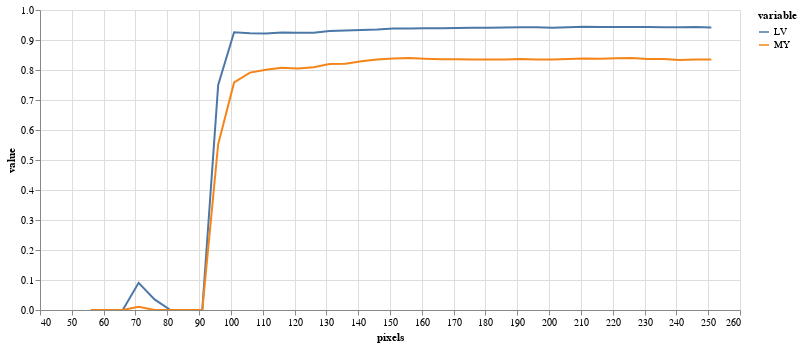

Write notebook code for a chart like this one.
### Code cell
results = eval_crop_series(img(), trueMask(), trainedModel, components=['bg','LV','MY'])
plot_eval_series(results)

### Figure 1 — Vega-Lite specification as saved in the notebook (floating-point values rounded to 4 significant figures)
{"config": {"view": {"continuousWidth": 400, "continuousHeight": 300}}, "data": {"name": "data-109c2d2f3667426a04332e34c36994d4"}, "mark": "line", "encoding": {"color": {"type": "nominal", "field": "variable"}, "tooltip": {"type": "quantitative", "field": "value"}, "x": {"type": "quantitative", "field": "pixels"}, "y": {"type": "quantitative", "field": "value"}}, "height": 300, "selection": {"selector002": {"type": "interval", "bind": "scales", "encodings": ["x", "y"]}}, "width": 700, "$schema": "https://vega.github.io/schema/vega-lite/v4.8.1.json", "datasets": {"data-109c2d2f3667426a04332e34c36994d4": [{"pixels": 56, "variable": "LV", "value": 0.0}, {"pixels": 61, "variable": "LV", "value": 0.0}, {"pixels": 66, "variable": "LV", "value": 0.0}, {"pixels": 71, "variable": "LV", "value": 0.09058}, {"pixels": 76, "variable": "LV", "value": 0.03544}, {"pixels": 81, "variable": "LV", "value": 0.0}, {"pixels": 86, "variable": "LV", "value": 0.0}, {"pixels": 91, "variable": "LV", "value": 0.0}, {"pixels": 96, "variable": "LV", "value": 0.7502}, {"pixels": 101, "variable": "LV", "value": 0.9256}, {"pixels": 106, "variable": "LV", "value": 0.9221}, {"pixels": 111, "variable": "LV", "value": 0.9213}, {"pixels": 116, "variable": "LV", "value": 0.9249}, {"pixels": 121, "variable": "LV", "value": 0.9244}, {"pixels": 126, "variable": "LV", "value": 0.9238}, {"pixels": 131, "variable": "LV", "value": 0.9301}, {"pixels": 136, "variable": "LV", "value": 0.9318}, {"pixels": 141, "variable": "LV", "value": 0.9336}, {"pixels": 146, "variable": "LV", "value": 0.9352}, {"pixels": 151, "variable": "LV", "value": 0.9386}, {"pixels": 156, "variable": "LV", "value": 0.9386}, {"pixels": 161, "variable": "LV", "value": 0.9395}, {"pixels": 166, "variable": "LV", "value": 0.9393}, {"pixels": 171, "variable": "LV", "value": 0.9399}, {"pixels": 176, "variable": "LV", "value": 0.9412}, {"pixels": 181, "variable": "LV", "value": 0.9411}, {"pixels": 186, "variable": "LV", "value": 0.9417}, {"pixels": 191, "variable": "LV", "value": 0.9429}, {"pixels": 196, "variable": "LV", "value": 0.9424}, {"pixels": 201, "variable": "LV", "value": 0.9412}, {"pixels": 206, "variable": "LV", "value": 0.9425}, {"pixels": 211, "variable": "LV", "value": 0.9439}, {"pixels": 216, "variable": "LV", "value": 0.9433}, {"pixels": 221, "variable": "LV", "value": 0.9435}, {"pixels": 226, "variable": "LV", "value": 0.9435}, {"pixels": 231, "variable": "LV", "value": 0.9435}, {"pixels": 236, "variable": "LV", "value": 0.9429}, {"pixels": 241, "variable": "LV", "value": 0.9424}, {"pixels": 246, "variable": "LV", "value": 0.943}, {"pixels": 251, "variable": "LV", "value": 0.9418}, {"pixels": 56, "variable": "MY", "value": 0.0}, {"pixels": 61, "variable": "MY", "value": 0.0}, {"pixels": 66, "variable": "MY", "value": 0.0}, {"pixels": 71, "variable": "MY", "value": 0.01068}, {"pixels": 76, "variable": "MY", "value": 0.0}, {"pixels": 81, "variable": "MY", "value": 0.0}, {"pixels": 86, "variable": "MY", "value": 0.0}, {"pixels": 91, "variable": "MY", "value": 0.0}, {"pixels": 96, "variable": "MY", "value": 0.5526}, {"pixels": 101, "variable": "MY", "value": 0.7587}, {"pixels": 106, "variable": "MY", "value": 0.7912}, {"pixels": 111, "variable": "MY", "value": 0.8008}, {"pixels": 116, "variable": "MY", "value": 0.8076}, {"pixels": 121, "variable": "MY", "value": 0.8049}, {"pixels": 126, "variable": "MY", "value": 0.8089}, {"pixels": 131, "variable": "MY", "value": 0.82}, {"pixels": 136, "variable": "MY", "value": 0.8207}, {"pixels": 141, "variable": "MY", "value": 0.8292}, {"pixels": 146, "variable": "MY", "value": 0.8347}, {"pixels": 151, "variable": "MY", "value": 0.8379}, {"pixels": 156, "variable": "MY", "value": 0.8399}, {"pixels": 161, "variable": "MY", "value": 0.8377}, {"pixels": 166, "variable": "MY", "value": 0.8357}, {"pixels": 171, "variable": "MY", "value": 0.8359}, {"pixels": 176, "variable": "MY", "value": 0.8347}, {"pixels": 181, "variable": "MY", "value": 0.8354}, {"pixels": 186, "variable": "MY", "value": 0.8349}, {"pixels": 191, "variable": "MY", "value": 0.8364}, {"pixels": 196, "variable": "MY", "value": 0.8346}, {"pixels": 201, "variable": "MY", "value": 0.8351}, {"pixels": 206, "variable": "MY", "value": 0.8364}, {"pixels": 211, "variable": "MY", "value": 0.8382}, {"pixels": 216, "variable": "MY", "value": 0.8377}, {"pixels": 221, "variable": "MY", "value": 0.8388}, {"pixels": 226, "variable": "MY", "value": 0.8403}, {"pixels": 231, "variable": "MY", "value": 0.8369}, {"pixels": 236, "variable": "MY", "value": 0.8369}, {"pixels": 241, "variable": "MY", "value": 0.8332}, {"pixels": 246, "variable": "MY", "value": 0.8347}, {"pixels": 251, "variable": "MY", "value": 0.8352}]}}
